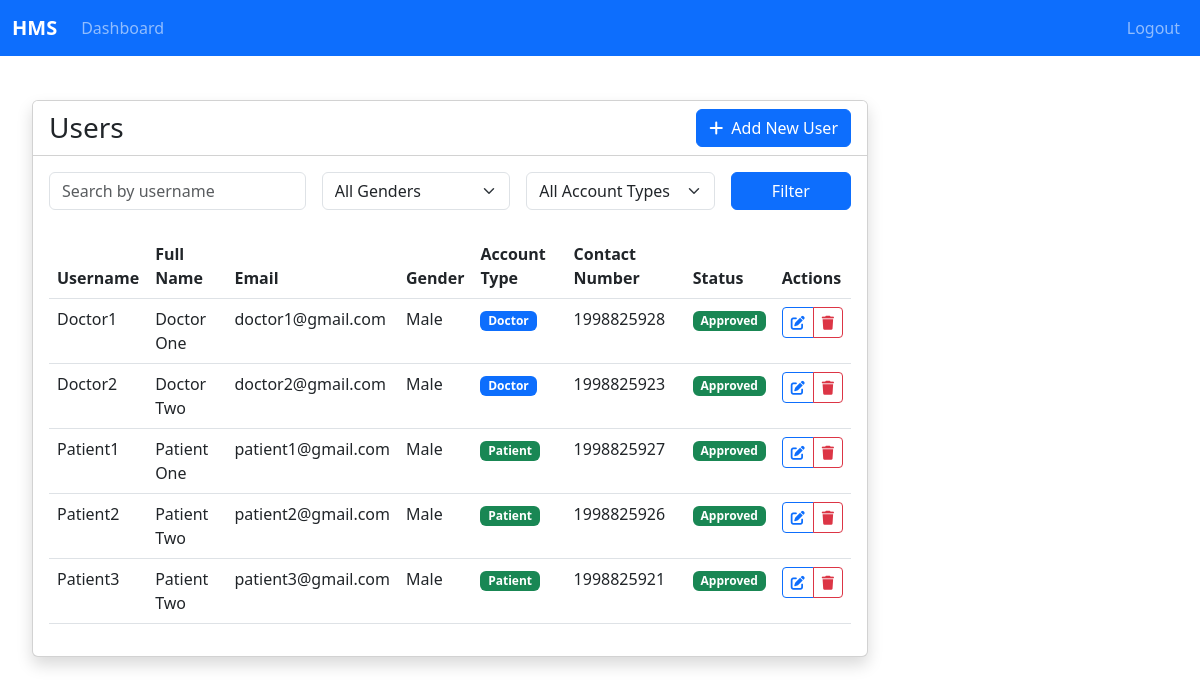
Screenshot of /view_users/ (signed in) with the database file from the repository.
### hospital/models.py (models this page shows, shortened)
class UserProfile(AbstractUser):
    email = models.EmailField(unique=True)
    GENDER_CHOICES = [
        ('M', 'Male'),
        ('F', 'Female'),
        ('O', 'Other'),
    ]
    gender = models.CharField(max_length=1, choices=GENDER_CHOICES)
    address = models.CharField(max_length=200)
    date_of_birth = models.DateField(default=date.today)
    contact_no = models.IntegerField(
        validators=[
            MinValueValidator(1500000000),
            MaxValueValidator(1999999999)
        ], unique=True, default=0000000000
    )
    ACCOUNT_TYPE_CHOICES = [
        ('patient', 'Patient'),
        ('doctor', 'Doctor'),
    ]
    account_type = models.CharField(max_length=20, choices=ACCOUNT_TYPE_CHOICES, blank=False, null=False)
    is_approved = models.BooleanField(default=True)

### hospital/views.py (the view)
# urls.py: path('view_users/', views.view_users, name='view_users'),
@login_required
def view_users(request):
    form = UserFilterForm(request.GET)
    all_users = UserProfile.objects.filter(account_type__in=['patient', 'doctor'])
    if form.is_valid():
        search_query = form.cleaned_data.get('search_query')
        gender = form.cleaned_data.get('gender')
        account_type = form.cleaned_data.get('account_type')
        if search_query:
            all_users = all_users.filter(username__icontains=search_query)
        if gender:
            all_users = all_users.filter(gender=gender)
        if account_type:
            all_users = all_users.filter(account_type=account_type)
    all_users = all_users.order_by('username')
    return render(request, 'view_users.html', {'all_users': all_users, 'form': form})

### hospital/forms.py
class UserFilterForm(forms.Form):
    GENDER_CHOICES = [('', '---------')] + UserProfile.GENDER_CHOICES
    ACCOUNT_TYPE_CHOICES = [('', '---------')] + UserProfile.ACCOUNT_TYPE_CHOICES
    search_query = forms.CharField(label='Search by Username', required=False)
    gender = forms.ChoiceField(choices=GENDER_CHOICES, required=False, initial='')
    account_type = forms.ChoiceField(choices=ACCOUNT_TYPE_CHOICES, required=False, initial='')
    def __init__(self, *args, **kwargs):
        super().__init__(*args, **kwargs)
        self.fields['gender'].initial = ''
        self.fields['account_type'].initial = ''

### hospital/templates/view_users.html (shortened to what this page needs)
{% extends 'base.html' %}
{% block content %}
<div class="container py-4">
    <div class="card shadow">
        <div class="card-header bg-white d-flex justify-content-between align-items-center">
            <h3 class="card-title mb-0">Users</h3>
            <a href="{% url 'create_user' %}" class="btn btn-primary">
                <i class="fas fa-plus me-2"></i>Add New User
            </a>
        </div>
        <div class="card-body">
            <form method="get" class="mb-4">
                <div class="row g-3">
                    <div class="col-md-4">
                        <input type="text" name="search_query" class="form-control" placeholder="Search by username" value="{{ request.GET.search_query }}">
                    </div>
                    <div class="col-md-3">
                        <select name="gender" class="form-select">
                            <option value="">All Genders</option>
                        </select>
                    </div>
                    <div class="col-md-3">
                        <select name="account_type" class="form-select">
                            <option value="">All Account Types</option>
                        </select>
                    </div>
                    <div class="col-md-2">
                        <button type="submit" class="btn btn-primary w-100">Filter</button>
                    </div>
                </div>
            </form>
            <div class="table-responsive">
                <table class="table table-hover">
                    <thead>
                        <tr>
                            <th>Username</th>
                            <th>Full Name</th>
                            <th>Email</th>
                            <th>Gender</th>
                            <th>Account Type</th>
                            <th>Contact Number</th>
                            <th>Status</th>
                            <th>Actions</th>
                        </tr>
                    </thead>
                    <tbody>
                        {% if all_users %}
                            {% for user in all_users %}
                            <tr>
                                <td>{{ user.username }}</td>
                                <td>{{ user.get_full_name }}</td>
                                <td>{{ user.email }}</td>
                                <td>{{ user.get_gender_display }}</td>
                                <td>
                                    <span class="badge {% if user.account_type == 'doctor' %}bg-primary{% else %}bg-success{% endif %}">
                                        {{ user.get_account_type_display }}
                                    </span>
                                </td>
                                <td>{{ user.contact_no }}</td>
                                <td>
                                    {% if user.is_approved %}
                                        <span class="badge bg-success">Approved</span>
                                    {% else %}
                                        <span class="badge bg-warning">Pending</span>
                                    {% endif %}
                                </td>
                                <td>
                                    <div class="btn-group">
                                        <a href="{% url 'edit_user' user.id %}" class="btn btn-sm btn-outline-primary">
                                            <i class="fas fa-edit"></i>
                                        </a>
                                        <a href="{% url 'delete_user' user.id %}" class="btn btn-sm btn-outline-danger">
                                            <i class="fas fa-trash"></i>
                                        </a>
                                    </div>
                                </td>
                            </tr>
                            {% endfor %}
                        {% endif %}
                    </tbody>
                </table>
            </div>
        </div>
    </div>
</div>
{% endblock %}

### hospital/templates/base.html (shortened to what this page needs)
<!DOCTYPE html>
<html lang="en">
<head>
    <link href="https://cdn.jsdelivr.net/npm/bootstrap@5.3.0/dist/css/bootstrap.min.css" rel="stylesheet">
    <link href="https://cdnjs.cloudflare.com/ajax/libs/font-awesome/6.0.0/css/all.min.css" rel="stylesheet">
</head>
<body>
    <nav class="navbar navbar-expand-lg navbar-dark bg-primary">
        <div class="container-fluid">
            <a class="navbar-brand" href="{% url 'home' %}">HMS</a>
            <div class="collapse navbar-collapse" id="navbarNav">
                <ul class="navbar-nav me-auto">
                    {% if user.is_authenticated %}
                        {% if user.is_superuser or user.is_staff %}
                            <li class="nav-item">
                                <a class="nav-link" href="{% url 'custom_admin_dashboard' %}">Dashboard</a>
                            </li>
                        {% elif user.account_type == 'patient' %}
                            <li class="nav-item">
                                <a class="nav-link" href="{% url 'patient_dashboard' %}">Dashboard</a>
                            </li>
                        {% elif user.account_type == 'doctor' %}
                            <li class="nav-item">
                                <a class="nav-link" href="{% url 'doctor_dashboard' %}">Dashboard</a>
                            </li>
                        {% endif %}
                    {% endif %}
                </ul>
                <ul class="navbar-nav">
                    {% if user.is_authenticated %}
                        <li class="nav-item">
                            <a class="nav-link" href="{% url 'logout' %}">Logout</a>
                        </li>
                    {% endif %}
                </ul>
            </div>
        </div>
    </nav>
    <div class="container-fluid">
        <div class="row">
            <main class="col-md-{% if user.is_authenticated %}9{% else %}12{% endif %} content">
                {% block content %}{% endblock %}
            </main>
        </div>
    </div>
</body>
</html>

### hospital/templates/base.html (style rules this page uses)
.navbar-brand { font-weight: bold; }
.content { padding: 20px; }
.card { margin-bottom: 20px; box-shadow: 0 2px 4px rgba(0,0,0,0.1); }
.card-header { background-color: #f8f9fa; font-weight: bold; }

### rows the page displays
UserProfile: username "Doctor1", get_full_name "Doctor One", email "doctor1@gmail.com", gender "Male", account_type "Doctor", contact_no "1998825928", is_approved "Approved"
UserProfile: username "Doctor2", get_full_name "Doctor Two", email "doctor2@gmail.com", gender "Male", account_type "Doctor", contact_no "1998825923", is_approved "Approved"
UserProfile: username "Patient1", get_full_name "Patient One", email "patient1@gmail.com", gender "Male", account_type "Patient", contact_no "1998825927", is_approved "Approved"
UserProfile: username "Patient2", get_full_name "Patient Two", email "patient2@gmail.com", gender "Male", account_type "Patient", contact_no "1998825926", is_approved "Approved"
UserProfile: username "Patient3", get_full_name "Patient Two", email "patient3@gmail.com", gender "Male", account_type "Patient", contact_no "1998825921", is_approved "Approved"
